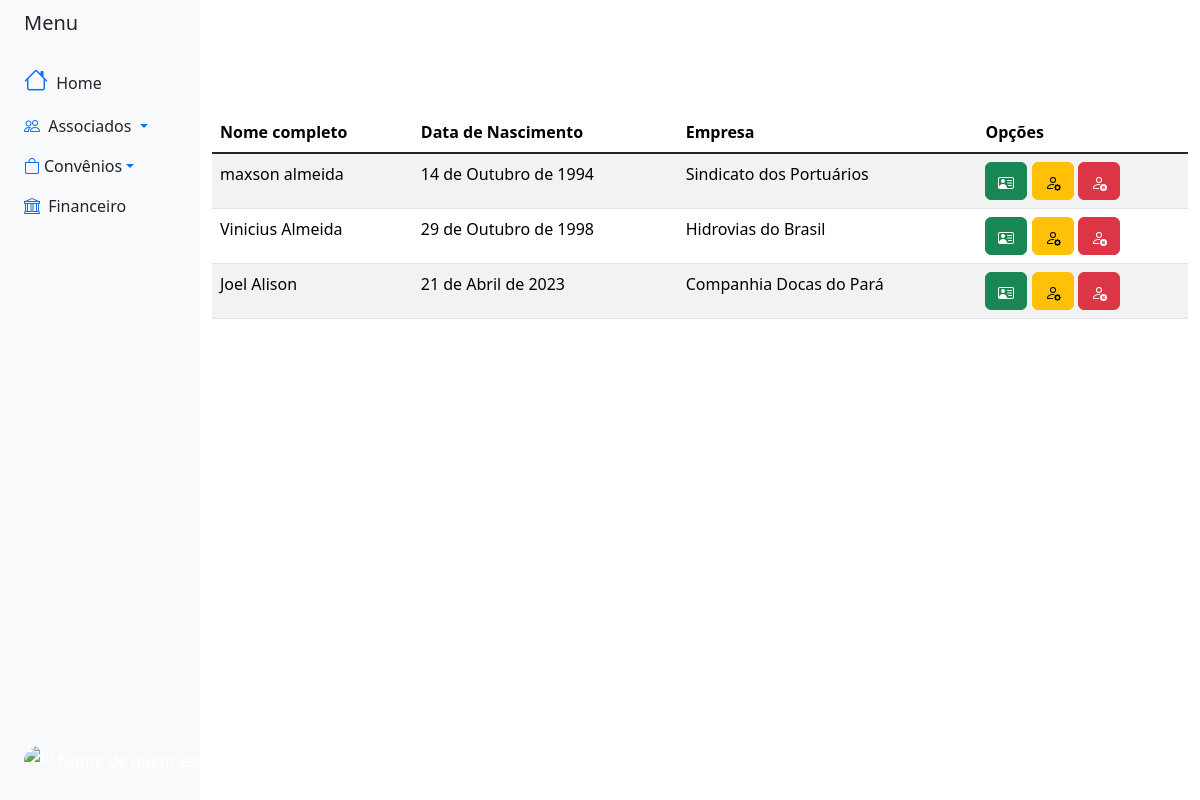
The page /associados/ (signed in) on the database as committed earlier.
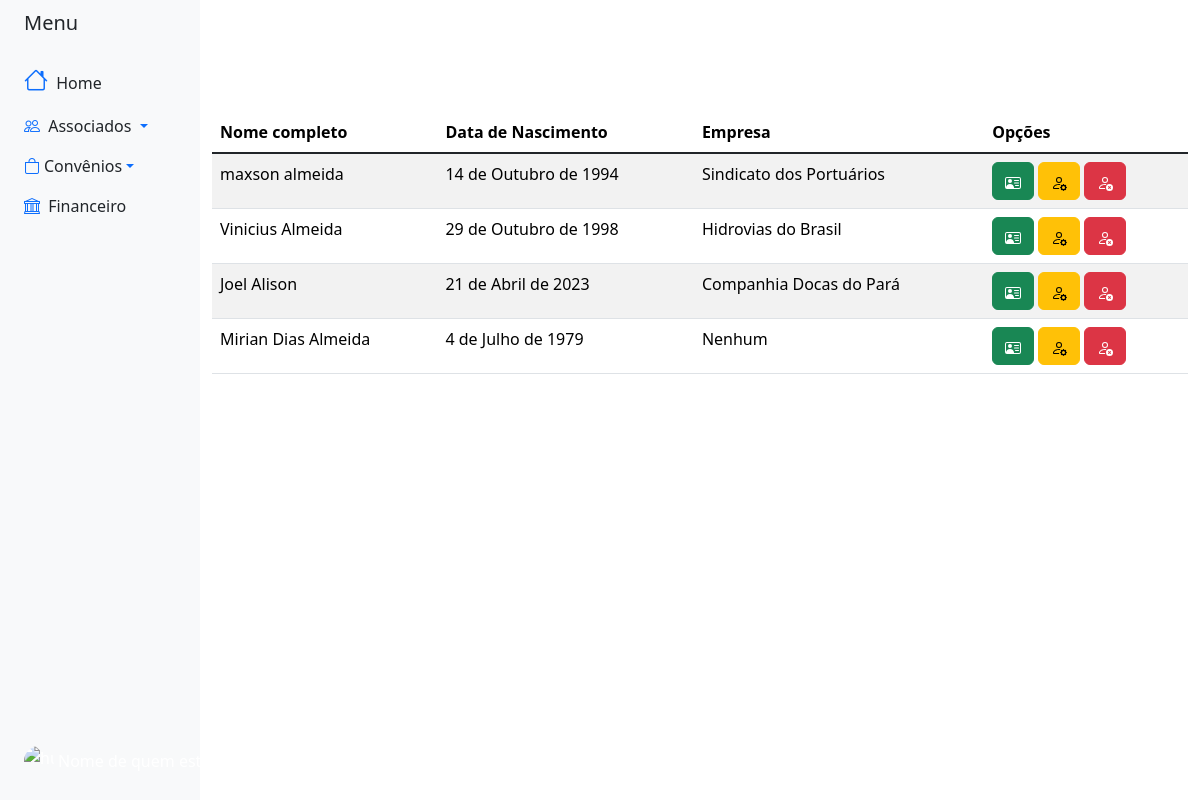
The same page on the database as committed later.
### blackpearl/associados/models.py (models this page shows, shortened)
class Base(models.Model):
    criado = models.DateField('Data de Criação', auto_now_add=True)
    modificado = models.DateField('Data de Atualização', auto_now_add=True)
    ativo = models.BooleanField('Ativo?', default=True)
    class Meta:
        abstract = True

class Associado(Base):
    nomecompleto = models.CharField('Nome Completo', max_length=300)
    dataNascimento = models.DateField('Data de Nascimento')
    sexo = models.CharField('Sexo', max_length=1, choices=SEXO_CHOICES)
    cpf = models.CharField('CPF', max_length=11)
    identidade = models.CharField('Identidade', max_length=20, default='')
    orgemissor = models.CharField('Órgão Emissor', max_length= 6, choices=ORGEMISSOR_CHOICES, default='')
    estadocivil = models.CharField('Estado Civil', max_length= 2, choices=ESTADOCIVIL_CHOICES, default='')
    dataAssociacao = models.DateField('Data de Associação')
    associacao = models.CharField('Associação', max_length=50, choices=ASSOCIACAO_CHOICES, default= '')
    matricula = models.IntegerField('Matricula', null=True)
    empresa  = models.ForeignKey(Empresa, on_delete=models.CASCADE, related_name='empresa')
    email = models.EmailField('e-mail')
    dddNumeroContato = models.CharField('DDD', max_length=2)
    numeroContato = models.CharField('Celular', max_length=9)
    slug = models.SlugField('Slug', max_length=100, blank=True, editable=False)
    cep = models.CharField('CEP', max_length=8)
    logradouro = models.CharField('Logradouro', max_length=200)
    num = models.IntegerField('Número')
    bairro = models.CharField('Bairro', max_length=100)
    cidade = models.CharField('Cidade', max_length=100)
    estado = models.CharField('Estado (UF)', max_length=2, choices=ESTADOS_CHOICES, default='')

class Empresa(Base):
    nome = models.CharField('Nome da empresa', max_length= 100)
    estado = models.CharField('Estado de atuação', max_length=20)
    def __str__(self):
        return self.nome

### blackpearl/associados/views.py (the view)
# urls.py: path('', views.home, name='home'),
@login_required(login_url='login')
def home(request):
    associados = Associado.objects.all()
    context = {
        'associados': associados
    }
    return render(request, 'associados/home.html', context)

### blackpearl/associados/templates/associados/home.html (shortened to what this page needs)
{% extends "base_sidebar.html" %}
{% block bootstrap5_content %}
{% load bootstrap5 %}
{% load static %}
      <link href="https://cdn.datatables.net/v/bs5/jq-3.6.0/jszip-2.5.0/dt-1.13.4/b-2.3.6/b-html5-2.3.6/b-print-2.3.6/datatables.min.css" rel="stylesheet"/>
        <div class="container py-5">
        <div class="row d-flex justify-content-center align-items-center h-50 mt-5">
                    <table class="table table-striped table-hover" id="datatable">
                      <thead>
                        <tr>
                          <th scope="col">Nome completo</th>
                          <th scope="col">Data de Nascimento</th>
                          <th scope="col">Empresa</th>
                          <th scope="col">Opções</th>
                        </tr>
                      </thead>
                          <tbody class="table-group-divider">
                            {% for assoc in associados %}
                            <tr>
                            <td>{{ assoc.nomecompleto }}</td>
                            <td>{{ assoc.dataNascimento }}</td>
                            <td>{{ assoc.empresa }}</td>
                            <td>
                                <button class="btn btn-success" role="button" href = "{% url 'visualizar' assoc.id%}" data-bs-toggle="modal" data-bs-target="#detalhesModal{{assoc.id}}">
                                </button>
                                <a class="btn btn-warning" role="button" href ="{% url 'editar' assoc.id%}" >
                                </a>
                                <button type="button" class="btn btn-danger" data-bs-toggle="modal" data-bs-target="#delete{{assoc.id}}">
                                </button>
                            </td>
                            </tr>
                            {% endfor %}
                    </tbody>
                    </table>
        </div>
        </div>
{% endblock bootstrap5_content %}

Rows that differ between the two databases and show on the page:
added Associado: nomecompleto "Mirian Dias Almeida", dataNascimento "4 de Julho de 1979", empresa "Nenhum"
